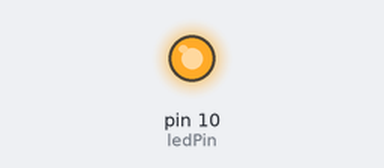
This sketch was run on a simulated Arduino Uno, built with avr-gcc and run on an emulated ATmega328P. Parts: output pins drawn as LEDs (lit = HIGH).

Above: at 0.2 s.
At 4.2 s:
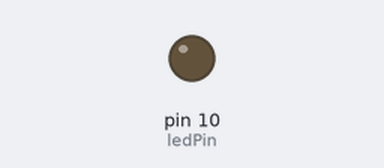
Timing chart, 0 to 4.9 s (numbered marks = the images above):
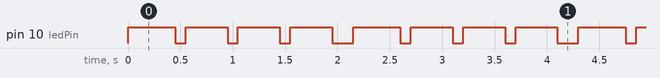

The sketch:

Projekti_3b-SOS_Valo_forLoop.ino
```cpp
/*
 * Tuomalan Robottikerho
 * - SOS LED
 *
 * Tässä projektissa rakennamme vilkkuvan LED-valon
 * Tarvittavat komponentit:
 * - Arduino Uno
 * - Leipälauta
 * - 2 x kaapeli
 * - 1 x vastus 220R
 * - 1 x 5MM LED
 */

/* Tässä alustetaan muutamia muuttujia, jotta meidän ei tarvitse
 * kirjoittaa niitä joka kerta uudestaan.
 * Näin vältymme myös virheiltä!
 */

int ledPin = 10;

void setup() {
pinMode(ledPin, OUTPUT);
}

void loop() {

  // Kirjain "S"
  for(int x=0; x<3; x++){
    digitalWrite(ledPin, HIGH); // Laitetaan LED päälle
    delay(150);                 // Odotetaan 150ms
    digitalWrite(ledPin, LOW);  // Laitetaan LED pois
  }

  delay(100);                   // Odotetaan 100ms

  // Kirjain "0"
  for(int x=0; x<3; x++){
    digitalWrite(ledPin, HIGH); // Laitetaan LED päälle
    delay(400);                 // Odotetaan 400ms
    digitalWrite(ledPin, LOW);  // Laitetaan LED pois
    delay(100);
  }

  delay(100);                   // Odotetaan 100ms

  // Kirjain "S"

  // LISÄÄ TÄHÄN PUUTTUVA KOODI
}
```

Measured:
- by itself, pin 10 (ledPin): repeats every 2.2 s: 3 × (LOW 0.10 s, HIGH 0.40 s), LOW 0.20 s, HIGH 0.45 s
- by itself, everything shown: repeats every 2.2 s, in 8 steps
